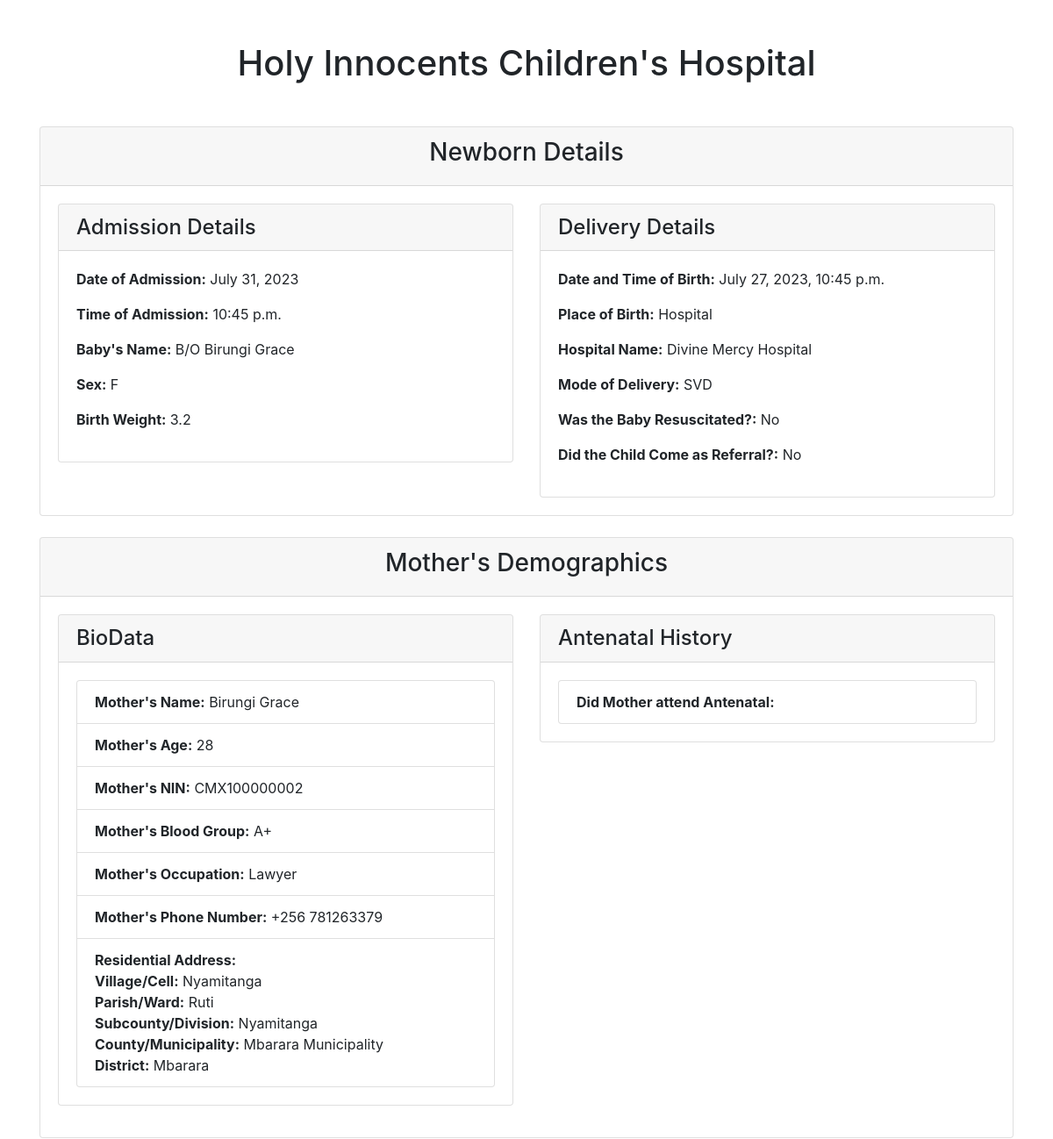
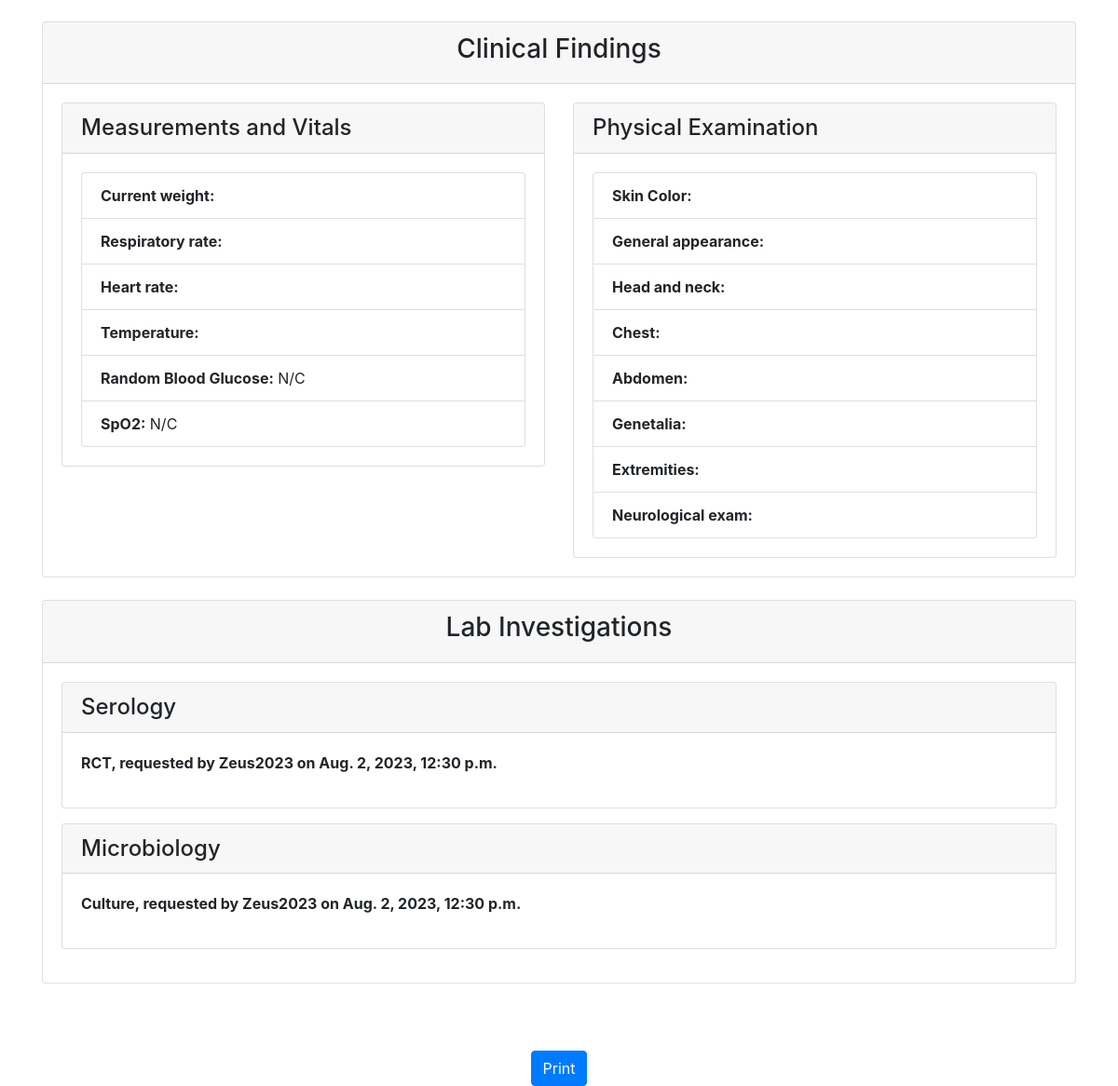
Page /newborn/print_care2x/2 on the committed database (2 pictures, top to bottom).
### newborn/models.py (models this page shows, shortened)
class NewbornAdmission(models.Model):
    PLACE_OF_BIRTH_CHOICES = [
        ('Hospital', 'Hospital'),
        ('Along the road', 'Along the road'),
        ('Home', 'Home'),
    ]
    MODE_OF_DELIVERY_CHOICES = [
        ('SVD', 'SVD (Spontaneous Vaginal Delivery)'),
        ('C/S', 'C/S (Caesarean Section)'),
    ]
    MEANS_OF_TRANSPORT_CHOICES = [
        ('Ambulance', 'Ambulance'),
        ('Public means', 'Public means'),
    ]
    YES_NO_CHOICES = [
        ('Yes', 'Yes'),
        ('No', 'No'),
    ]
    SEX = [
        ('M', 'M'),
        ('F', 'F'),
    ]
    admission_date = models.DateTimeField()
    name = models.CharField(max_length=100)
    sex = models.CharField(max_length=100, choices=SEX)
    birth_weight = models.DecimalField(max_digits=2, decimal_places=1)
    delivery_date = models.DateTimeField()
    place_of_birth = models.CharField(max_length=20, choices=PLACE_OF_BIRTH_CHOICES)
    hospital_name = models.CharField(max_length=100, blank=True, null=True)
    mode_of_delivery = models.CharField(max_length=3, choices=MODE_OF_DELIVERY_CHOICES)
    indication = models.CharField(max_length=100, blank=True, null=True)
    resuscitation_done = models.CharField(max_length=3, choices=YES_NO_CHOICES)
    resuscitation_choices_1 = models.BooleanField(verbose_name='Bag&Mask', default=False, blank=True)
    resuscitation_choices_2 = models.BooleanField(verbose_name='Oxygen', default=False, blank=True)
    referred_in = models.CharField(max_length=3, choices=YES_NO_CHOICES)
    facility_name = models.CharField(max_length=100, blank=True, null=True)
    referral_date_time = models.DateTimeField(blank=True, null=True)
    reason_for_referral = models.CharField(max_length=100, blank=True, null=True)
    means_of_transport = models.CharField(max_length=20, choices=MEANS_OF_TRANSPORT_CHOICES, blank=True, null=True)
    oxygen_transport = models.CharField(max_length=3, choices=YES_NO_CHOICES, blank=True, null=True)
    mother = models.ForeignKey(MotherDetails, on_delete=models.CASCADE, null=True)

class MotherDetails(models.Model):
    name = models.CharField(max_length=50)
    age = models.IntegerField(default=28)
    blood_group = models.CharField(max_length=50, choices=BLOOD_GROUP)
    parity = models.CharField(max_length=100)
    number_of_living_children = models.CharField(max_length=100)
    hiv_status = models.CharField(max_length=50, choices=HIV_STATUS)
    level_of_education = models.CharField(max_length=50, choices=LEVEL_OF_EDUCATION)
    occupation = models.CharField(max_length=50, choices=OCCUPATION)
    location = models.ForeignKey(MotherLocation, on_delete=models.CASCADE, null=True)

class MotherLocation(models.Model):
    country = models.CharField(max_length=100)
    district = models.ForeignKey(District, on_delete=models.CASCADE)
    county_municipality = models.ForeignKey(CountyMunicipality, on_delete=models.CASCADE)
    subcounty = models.ForeignKey(Subcounty, on_delete=models.CASCADE)
    parish = models.ForeignKey(Parish, on_delete=models.CASCADE)
    village = models.ForeignKey(Village, on_delete=models.CASCADE)
    nin_no = models.CharField(max_length=100, default='CMX10000000')
    contact = models.CharField(max_length=100, default='+256 ')

class Village(models.Model):
    parish = models.ForeignKey(Parish, on_delete=models.CASCADE, null=True)
    name = models.CharField(max_length=100)
    def __str__(self):
        return self.name

class Parish(models.Model):
    subcounty = models.ForeignKey(Subcounty, on_delete=models.CASCADE, null=True)
    name = models.CharField(max_length=100)
    def __str__(self):
        return self.name

class Subcounty(models.Model):
    county_municipality = models.ForeignKey(CountyMunicipality, on_delete=models.CASCADE)
    name = models.CharField(max_length=100)
    def __str__(self):
        return self.name

class CountyMunicipality(models.Model):
    district = models.ForeignKey(District, on_delete=models.CASCADE, null=True)
    name = models.CharField(max_length=100)
    def __str__(self):
        return self.name

class District(models.Model):
    name = models.CharField(max_length=100)
    def __str__(self):
        return self.name

class LabInvestigation(models.Model):
    author = models.ForeignKey(User, on_delete=models.CASCADE, null=True)
    serology_rpr = models.BooleanField(verbose_name='RPR', default=False)
    serology_rct = models.BooleanField(verbose_name='RCT', default=False)
    serology_bat = models.BooleanField(verbose_name='BAT', default=False)
    microbiology_gram_stain = models.BooleanField(verbose_name='Gram stain', default=False)
    microbiology_culture = models.BooleanField(verbose_name='Culture', default=False)
    chemistry_serum_electrolytes = models.BooleanField(verbose_name='Serum electrolytes', default=False)
    chemistry_serum_urea = models.BooleanField(verbose_name='Serum Urea', default=False)
    chemistry_serum_creatinine = models.BooleanField(verbose_name='Serum creatinine', default=False)
    chemistry_urinalysis = models.BooleanField(verbose_name='Urinalysis', default=False)
    serology_rpr_result = models.CharField(max_length=100, blank=True, null=True)
    serology_rct_result = models.CharField(max_length=100, blank=True, null=True)
    serology_bat_result = models.CharField(max_length=100, blank=True, null=True)
    microbiology_gram_stain_result = models.CharField(max_length=100, blank=True, null=True)
    microbiology_culture_result = models.CharField(max_length=100, blank=True, null=True)
    chemistry_serum_electrolytes_result = models.CharField(max_length=100, blank=True, null=True)
    chemistry_serum_urea_result = models.CharField(max_length=100, blank=True, null=True)
    chemistry_serum_creatinine_result = models.CharField(max_length=100, blank=True, null=True)
    chemistry_urinalysis_result = models.CharField(max_length=100, blank=True, null=True)
    timestamp = models.DateTimeField(auto_now_add=True)
    neonate = models.ForeignKey(NewbornAdmission, on_delete=models.CASCADE, null=True)

### newborn/views.py (the view)
# urls.py: path('newborn/print_care2x/<int:pk>', views.print_care2x, name='more-details'),
def print_care2x(request, pk):
    newborn = NewbornAdmission.objects.get(pk=pk)  # Retrieve the Newborn object
    if newborn.referral_date_time:
        age_delta = newborn.admission_date - newborn.referral_date_time
    else:
        age_delta = timedelta(days=0, seconds=0)
    age_days = age_delta.days
    age_hours, remainder_seconds = divmod(age_delta.seconds, 3600)
    age_minutes, _ = divmod(remainder_seconds, 60)
    mother = newborn.mother  # Access the Mother object associated with the newborn
    antenatal_history = mother.mothersantenataldetails_set.first()  # The Antenatalhistory related to the mother
    newborn_exams = newborn.newbornexam_set.first()
    lab_investigation = newborn.labinvestigation_set.first()
    context = {
         'newborn': newborn,
         'mother': mother,
         'antenatal_history': antenatal_history,
         'newborn_exams': newborn_exams,  # Include newborn_exams in the context
         'lab_investigation': lab_investigation,
         'age_days': age_days,
         'age_hours': age_hours,
         'age_minutes': age_minutes,
    }
    return render(request, 'newborn/patient2.html', context)

### newborn/templates/newborn/patient2.html (shortened to what this page needs)
{% load static %}
{% load crispy_forms_tags %}
{% load bootstrap4 %}
<!DOCTYPE html>
<html lang="en">
<head>
    {% bootstrap_css %}
</head>
<body>
<div class="container">
    <header class="text-center mt-5">
        <h1>Holy Innocents Children's Hospital</h1>
    </header>
    <section class="row mt-5">
        <div class="container">
            <div class="card mb-4">
                <div class="card-header text-center">
                    <h3>Newborn Details</h3>
                </div>
                <div class="card-body">
                    <div class="row">
                        <div class="col-md-6">
                            <div class="card mb-3">
                                <div class="card-header">
                                    <h4 class="mb-0">Admission Details</h4>
                                </div>
                                <div class="card-body">
                                    <p><b>Date of Admission:</b> {{ newborn.admission_date|date:"F j, Y" }}</p>
                                    <p><b>Time of Admission:</b> {{ newborn.admission_date|time:"g:i a" }}</p>
                                    <p><b>Baby's Name:</b> {{ newborn.name }}</p>
                                    <p><b>Sex:</b> {{ newborn.sex }}</p>
                                    <p><b>Birth Weight:</b> {{ newborn.birth_weight }}</p>
                                </div>
                            </div>
                        </div>
<div class="col-md-6">
    <div class="card">
        <div class="card-header">
            <h4 class="mb-0">Delivery Details</h4>
        </div>
        <div class="card-body">
            <p><b>Date and Time of Birth:</b> {{ newborn.delivery_date }}</p>
            <p><b>Place of Birth:</b> {{ newborn.place_of_birth }}</p>
            {% if newborn.place_of_birth == "Hospital" %}
                <p><b>Hospital Name:</b> {{ newborn.hospital_name }}</p>
            {% endif %}
            <p><b>Mode of Delivery:</b> {{ newborn.mode_of_delivery }}</p>
            <p><b>Was the Baby Resuscitated?:</b> {{ newborn.resuscitation_done }}</p>
            <p><b>Did the Child Come as Referral?:</b> {{ newborn.referred_in }}</p>
        </div>
    </div>
</div>
                    </div>
                </div>
            </div>
            <div class="card mb-4">
                <div class="card-header text-center">
                    <h3>Mother's Demographics</h3>
                </div>
                <div class="card-body">
                    <div class="row">
                        <div class="col-md-6">
    <div class="card mb-3">
        <div class="card-header">
            <h4 class="mb-0">BioData</h4>
        </div>
        <div class="card-body">
            <ul class="list-group">
                <li class="list-group-item"><b>Mother's Name:</b> {{ newborn.mother.name }}</li>
                <li class="list-group-item"><b>Mother's Age:</b> {{ newborn.mother.age }}</li>
                <li class="list-group-item"><b>Mother's NIN:</b> {{ newborn.mother.location.nin_no }}</li>
                <li class="list-group-item"><b>Mother's Blood Group:</b> {{ newborn.mother.blood_group }}</li>
                <li class="list-group-item"><b>Mother's Occupation:</b> {{ newborn.mother.occupation }}</li>
                <li class="list-group-item"><b>Mother's Phone Number:</b> {{ newborn.mother.location.contact }}</li>
                <li class="list-group-item">
                    <b>Residential Address:</b><br>
                    <b>Village/Cell:</b> {{ newborn.mother.location.village }}<br>
                    <b>Parish/Ward:</b> {{ newborn.mother.location.parish }}<br>
                    <b>Subcounty/Division:</b> {{ newborn.mother.location.subcounty }}<br>
                    <b>County/Municipality:</b> {{ newborn.mother.location.county_municipality }}<br>
                    <b>District:</b> {{ newborn.mother.location.district }}
                </li>
            </ul>
        </div>
    </div>
</div>
                        <div class="col-md-6">
    <div class="card">
        <div class="card-header">
            <h4 class="mb-0">Antenatal History</h4>
        </div>
        <div class="card-body">
            <ul class="list-group">
                <li class="list-group-item"><b>Did Mother attend Antenatal:</b> {{ antenatal_history.attended }}</li>
            </ul>
        </div>
    </div>
</div>
                    </div>
                </div>
            </div>
<div class="card mb-4">
    <div class="card-header text-center">
        <h3>Clinical Findings</h3>
    </div>
    <div class="card-body">
        <div class="row">
            <div class="col-md-6">
                <div class="card mb-3">
                    <div class="card-header">
                        <h4 class="mb-0">Measurements and Vitals</h4>
                    </div>
                    <div class="card-body">
                        <ul class="list-group">
                            <li class="list-group-item"><b>Current weight:</b> {{ newborn_exams.weight }}</li>
                            <li class="list-group-item"><b>Respiratory rate:</b> {{ newborn_exams.respiratory_rate }}</li>
                            <li class="list-group-item"><b>Heart rate:</b> {{ newborn_exams.heart_rate }}</li>
                            <li class="list-group-item"><b>Temperature:</b> {{ newborn_exams.temperature }}</li>
                            <li class="list-group-item"><b>Random Blood Glucose:</b> N/C </li>
                            <li class="list-group-item"><b>SpO2:</b> N/C </li>
                        </ul>
                    </div>
                </div>
            </div>
            <div class="col-md-6">
                <div class="card">
                    <div class="card-header">
                        <h4 class="mb-0">Physical Examination</h4>
                    </div>
                    <div class="card-body">
                        <ul class="list-group">
                            <li class="list-group-item"><b>Skin Color:</b> {{ newborn_exams.skin_color }}</li>
                            <li class="list-group-item"><b>General appearance:</b> {{ newborn_exams.general_appearance }}</li>
                            <li class="list-group-item"><b>Head and neck:</b> {{ newborn_exams.head_and_neck }}</li>
                            <li class="list-group-item"><b>Chest:</b> {{ newborn_exams.chest }}</li>
                            <li class="list-group-item"><b>Abdomen:</b> {{ newborn_exams.abdomen }}</li>
                            <li class="list-group-item"><b>Genetalia:</b> {{ newborn_exams.genitalia }}</li>
                            <li class="list-group-item"><b>Extremities:</b> {{ newborn_exams.extremities }}</li>
                            <li class="list-group-item"><b>Neurological exam:</b> {{ newborn_exams.neurological_exam }}</li>
                        </ul>
                    </div>
                </div>
            </div>
        </div>
    </div>
</div>
<div class="card mb-4">
    <div class="card-header text-center">
        <h3>Lab Investigations</h3>
    </div>
    <div class="card-body">
        {% if lab_investigation %}
            {% if lab_investigation.serology_rpr or lab_investigation.serology_rct or lab_investigation.serology_bat %}
                <div class="card mb-3">
                    <div class="card-header">
                        <h4 class="mb-0">Serology</h4>
                    </div>
                    <div class="card-body">
                        {% if lab_investigation.serology_rct %}
                            <p><b>RCT, requested by {{ lab_investigation.author.username }} on {{ lab_investigation.timestamp }}</b></p>
                        {% endif %}
                    </div>
                </div>
            {% endif %}
            {% if lab_investigation.microbiology_gram_stain or lab_investigation.microbiology_culture %}
                <div class="card mb-3">
                    <div class="card-header">
                        <h4 class="mb-0">Microbiology</h4>
                    </div>
                    <div class="card-body">
                        {% if lab_investigation.microbiology_culture %}
                            <p><b>Culture, requested by {{ lab_investigation.author.username }} on {{ lab_investigation.timestamp }}</b></p>
                        {% endif %}
                    </div>
                </div>
            {% endif %}
        {% else %}
            <p>No lab investigation details available.</p>
        {% endif %}
    </div>
</div>
        </div>
    </section>
</div>
<footer class="text-center mt-5">
    <button class="btn btn-primary no-print" onclick="window.print()">Print</button>
</footer>
</body>
</html>

### newborn/templates/newborn/patient2.html (style rules this page uses)
.card { page-break-inside: avoid; }

### rows in the picture
NewbornAdmission: admission_date "July 31, 2023", admission_date "10:45 p.m.", name "B/O Birungi Grace", sex "F", birth_weight "3.2", delivery_date "July 27, 2023, 10:45 p.m.", place_of_birth "Hospital", hospital_name "Divine Mercy Hospital", mode_of_delivery "SVD", resuscitation_done "No", referred_in "No", mother.name "Birungi Grace", mother.age "28", mother.location.nin_no "CMX100000002", mother.blood_group "A+", mother.occupation "Lawyer", mother.location.contact "+256 781263379", mother.location.village "Nyamitanga", mother.location.parish "Ruti", mother.location.subcounty "Nyamitanga", mother.location.county_municipality "Mbarara Municipality", mother.location.district "Mbarara"
LabInvestigation: author.username "Zeus2023", timestamp "Aug. 2, 2023, 12:30 p.m."
